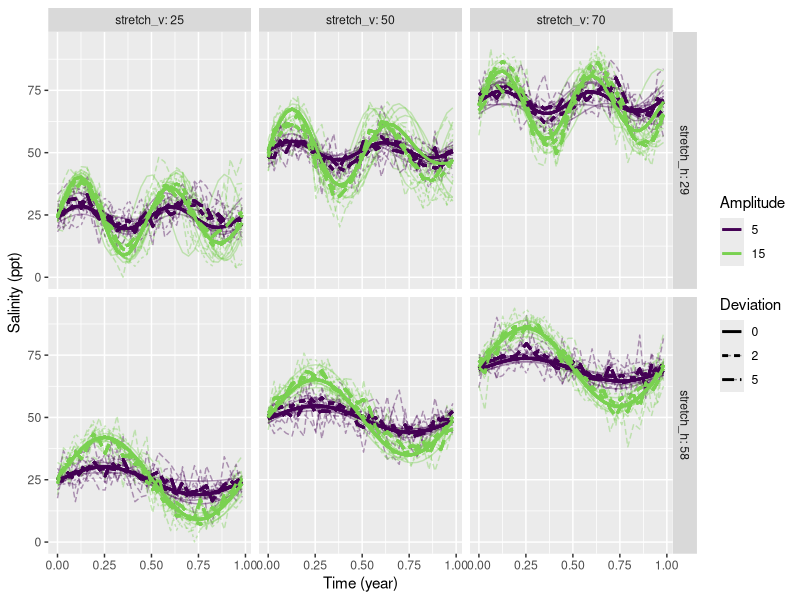

Write R code to recreate this figure.
library(tidyverse)

get.salinity = function(amplitude, stretch_h, stretch_v, deviation){
  years = 1
  t_end = years * 3600 * 24 * 365.25
  delta_t = 1e6
  steps_per_year = 3600 * 24 * 365.25 / delta_t
  
  return(data.frame(i = years,
                    time = seq(0, t_end, by = delta_t)) %>% 
           mutate(sal = rnorm(1, amplitude, 2) * 
                    sin(time/3600/24 / rnorm(1, stretch_h, 2)) + 
                    rnorm(1, stretch_v, 2)) %>%
           rowwise() %>%
           mutate(salinity = rnorm(1, sal, deviation)) %>%
           mutate(salinity = ifelse(salinity < 0, 0, salinity)))
}



salinities = data.frame()

for (stretch_v in c(25, 50, 70)){
  for (stretch_h in c(29, 58)){
    for (amplitude in c(5, 15)){
      for (deviation in c(0, 2, 5)){
        for (seed in seq(1, 100, by = 20)){
          s = get.salinity(amplitude, stretch_h, stretch_v, deviation) %>% 
            mutate(amplitude = amplitude,
                   stretch_v = stretch_v,
                   stretch_h = stretch_h,
                   deviation = deviation,
                   seed = seed)
          salinities = rbind(salinities, s)
          
        }
      }
    }
  }
}


salinities %>% 
  group_by(time, amplitude, deviation, stretch_h, stretch_v) %>% 
  mutate(m = mean(salinity),
          sd = sd(salinity)) %>%  
  ggplot(., aes(x = time/3600/24/365.25, y = salinity,
                group = interaction(deviation, amplitude, seed),
                linetype = factor(deviation), 
                col = factor(amplitude))) +
  geom_line(alpha = 0.4) +
  geom_line(size = 1, aes(y = m)) +
  scale_color_viridis_d(end=0.8) +
  facet_grid(stretch_h~stretch_v,
             labeller = label_both) +
  labs(col = "Amplitude",
       linetype = "Deviation", 
       x = "Time (year)",
       y = "Salinity (ppt)")

